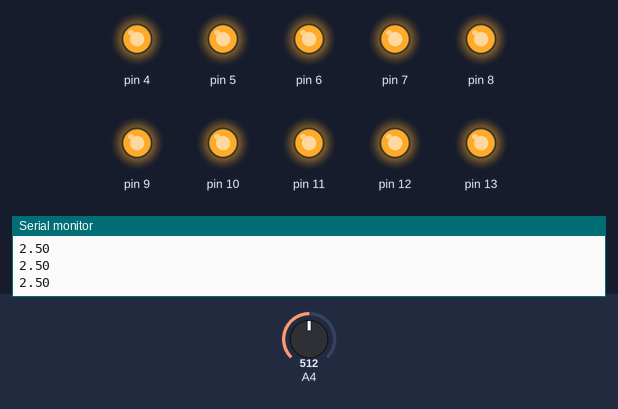
Simulated run of this sketch. Board: Arduino Uno, built with avr-gcc and run on an emulated ATmega328P. Parts: output pins drawn as LEDs (lit = HIGH), the last lines printed to the serial monitor. The test bench sets the inputs (shaded band); at power-on: A4 = 512.

Above: at 1.2 s.
1.3 s: A4 set to 43
2.8 s: A4 set to 37
At 3.2 s:
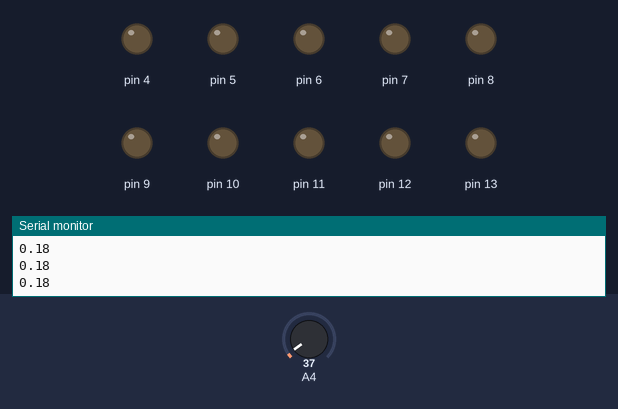
4.3 s: A4 set to 122
At 4.7 s:
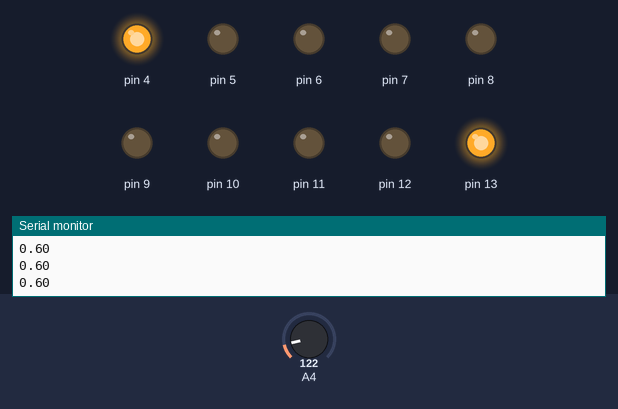
5.8 s: A4 set to 134
At 6.8 s:
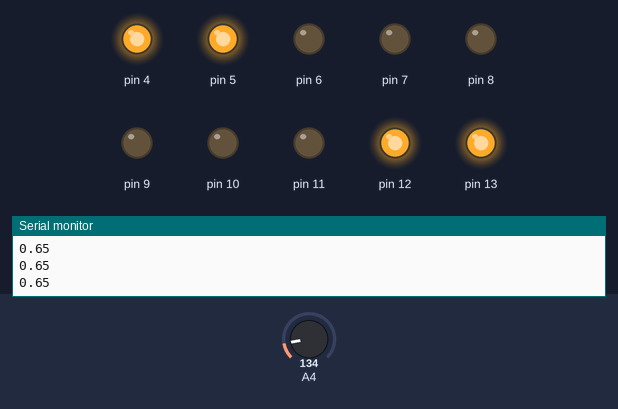
7.3 s: A4 set to 196
8.8 s: A4 set to 218
At 10.2 s:
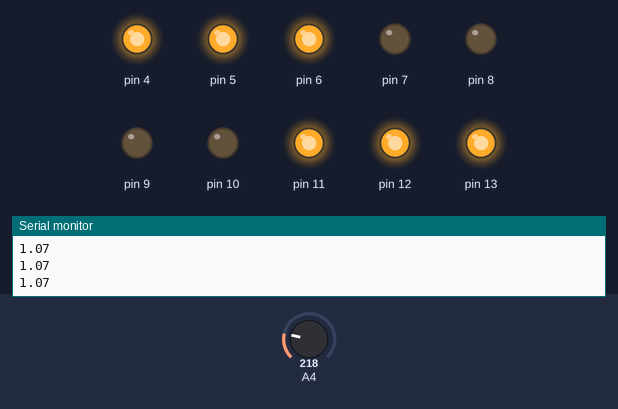
Timing chart, 0 to 11.3 s (numbered marks = the images above; inputs shaded):
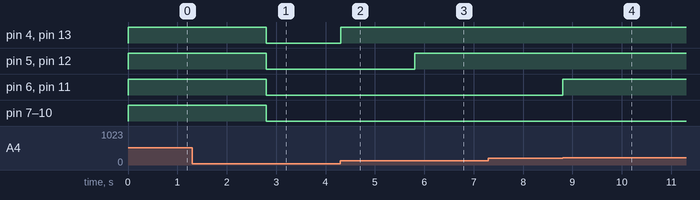

The sketch:

modo2.ino
```cpp
void setup(){
  pinMode(13,OUTPUT);
    pinMode(12,OUTPUT);
     pinMode(11,OUTPUT);
       pinMode(10,OUTPUT);
       pinMode(9,OUTPUT);
    pinMode(8,OUTPUT);
     pinMode(7,OUTPUT);
       pinMode(6,OUTPUT);
        pinMode(5,OUTPUT);
       pinMode(4,OUTPUT);


  Serial.begin(9600);
}
void loop(){
 int sensorValue = analogRead(A4);
 float voltagem = sensorValue * (5.0/1023.0);

 Serial.println(voltagem);

 if(voltagem>=0.2)
   {
    digitalWrite(4,HIGH);
    digitalWrite(13,HIGH);

    if(voltagem>=0.6){
     digitalWrite(5,HIGH);
     digitalWrite(12,HIGH);
         }

    if(voltagem>=1.0){
     digitalWrite(6,HIGH);
      digitalWrite(11,HIGH);

         }
     if(voltagem>=1.4){
     digitalWrite(7,HIGH);
      digitalWrite(10,HIGH);
         }
         if(voltagem>=1.8){
     digitalWrite(8,HIGH);
        digitalWrite(9,HIGH);
         }

   delay(10);
       }


else {
  digitalWrite(13,LOW);
  digitalWrite(12,LOW);
  digitalWrite(11,LOW);
   digitalWrite(10,LOW);
   digitalWrite(9,LOW);
  digitalWrite(8,LOW);
  digitalWrite(7,LOW);
   digitalWrite(6,LOW);
    digitalWrite(5,LOW);
   digitalWrite(4,LOW);

}
}
```

Measured:
- the behaviour switches between 41 and 40 on A4 (found by bisection; images 0 and 1)
- the behaviour switches between 122 and 123 on A4 (found by bisection; images 2 and 3)
- the behaviour switches between 204 and 205 on A4 (found by bisection; images 3 and 4)
- after the input at 2.8 s, pin 4–13: HIGH → LOW at once
- after the input at 4.3 s, pin 4, pin 13: LOW → HIGH at once
- after the input at 5.8 s, pin 5, pin 12: LOW → HIGH at once
- after the input at 8.8 s, pin 6, pin 11: LOW → HIGH at once
